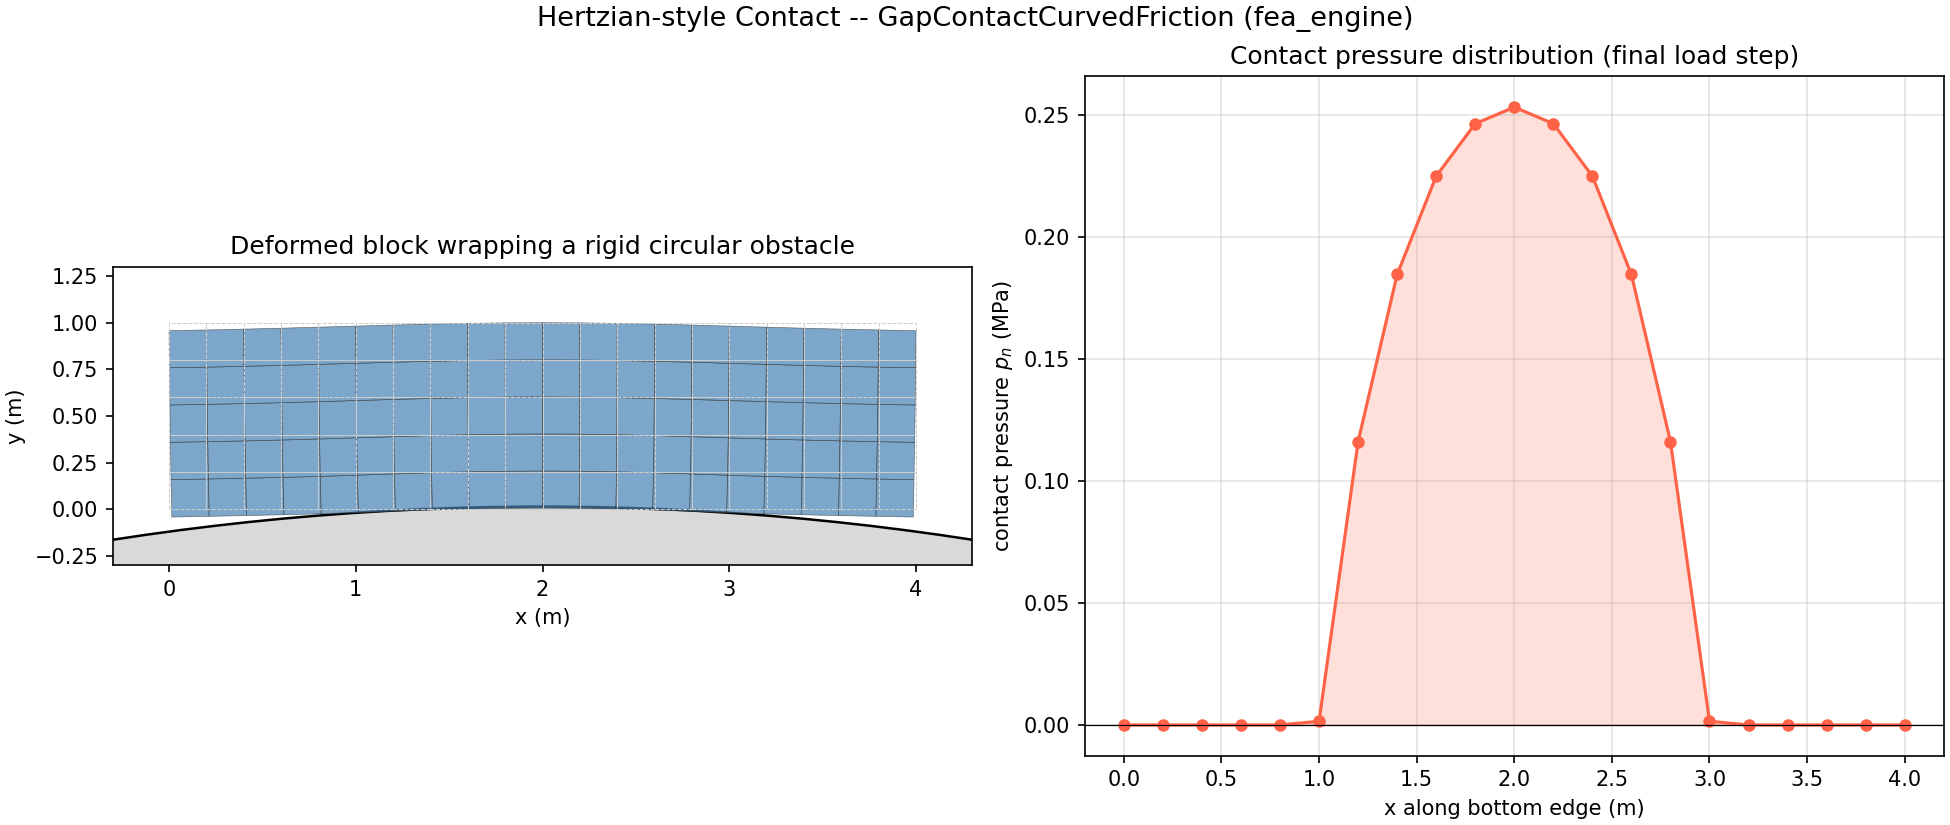

Source code (Python):
"""
fea_03_hertzian_contact.py -- Example Gallery: an elastic block pressed
onto a rigid circular obstacle, using GapContactCurvedFriction
(elements/contact.py) attached to every bottom-row node -- mirrors
TensorMesh's Example Gallery / Solid Mechanics / Hertzian Contact
page.

Each bottom node gets its own contact element referencing the SAME
circle (center, R); the bulk block is an ordinary Quad4PlaneStress
mesh whose linear internal_force()=K@u (the base Element class's
generic default) combines with the contact elements' genuinely
nonlinear status-switch force through solve_nonlinear_static() --
the same fes.add_contact_element()/solve_nonlinear_static() pattern
tests/test_contact.py's own validated Check 3 uses, just on a mesh
instead of a single truss.

Panel 1: deformed block wrapping around the circular obstacle.
Panel 2: contact pressure (pn, at converged equilibrium) along the
bottom edge -- the classic Hertzian-contact pressure-distribution
shape (peaked under the obstacle, tapering to zero at the contact
patch edges). This is the element's own penalty-law pressure, not a
claim of quantitative agreement with analytical Hertz theory (a
different, non-penalty contact formulation) -- the SHAPE is the
point, and is checked against zero force outside the patch, not
against a closed-form Hertz pressure profile.
"""
import numpy as np
import matplotlib.pyplot as plt
from matplotlib.patches import Circle
from matplotlib.collections import PolyCollection, LineCollection

from fea_engine import elements as elmod
from fea_engine.solver import FESystem
from fea_engine.mesh import rectangle_mesh
from fea_engine.material import Material, D_plane_stress
from fea_engine import nonlinear_solver as nls

STEEL = Material(E=8.0e7, nu=0.45, rho=1200.0)   # soft rubber-like, for a visible contact patch
LX, LY = 4.0, 1.0
NX, NY = 20, 5
R_OBSTACLE = 15.0
INITIAL_PENETRATION = 0.015   # pre-penetration at x=LX/2 so contact is active at u=0, avoiding a pre-contact rigid-body mode in y
K_P, K_T, MU = 3.0e7, 1.5e7, 0.3


def main():
    mesh = rectangle_mesh(Lx=LX, Ly=LY, nx=NX, ny=NY)
    D = D_plane_stress(STEEL)
    fs = FESystem(mesh, elmod.Quad4PlaneStress())

    top = mesh.nodes_on_line(axis=1, value=LY)
    for n in top:
        fs.fix_dofs([n], [0])                      # top edge: roller (x fixed)
        fs.add_nodal_force([n], 1, -1.8e6 / len(top))   # pushed straight down

    bottom = sorted(mesh.nodes_on_line(axis=0, value=0.0)) if False else None
    bottom = mesh.nodes_on_line(axis=1, value=0.0)
    center = np.array([LX / 2.0, -(R_OBSTACLE - INITIAL_PENETRATION)])
    ce = elmod.GapContactCurvedFriction()
    for n in bottom:
        fs.add_contact_element(ce, [n], (K_P, K_T, MU, center, R_OBSTACLE))

    load_factors, U_hist = nls.solve_nonlinear_static(fs, D, n_steps=40, tol=1e-3, max_iter=60)
    U = U_hist[-1]

    # ---- recover final contact pressure at every bottom node ----
    pressures = []
    for n in bottom:
        elem_coords = mesh.nodes[[n]]
        g = fs._global_dofs([n])
        u_elem = U[g]
        r = ce._trial(elem_coords, u_elem, (K_P, K_T, MU, center, R_OBSTACLE), ce.init_state())
        pressures.append(r["pn"] if r["active"] else 0.0)
    pressures = np.array(pressures)
    x_bottom = mesh.nodes[bottom, 0]

    fig, (ax1, ax2) = plt.subplots(1, 2, figsize=(13, 5.5), constrained_layout=True)

    # ---- Panel 1: deformed shape wrapping the obstacle ----
    undeformed = mesh.nodes[mesh.elements]
    ax1.add_collection(LineCollection([np.vstack([q, q[0]]) for q in undeformed],
                                       colors='0.8', linewidths=0.5, linestyles='dashed'))
    disp = np.zeros_like(mesh.nodes)
    for n in range(len(mesh.nodes)):
        disp[n] = U[fs._global_dofs([n])]
    deformed_nodes = mesh.nodes + disp
    quads = deformed_nodes[mesh.elements]
    pc = PolyCollection(quads, facecolor='steelblue', alpha=0.7, edgecolors='0.2', linewidths=0.3)
    ax1.add_collection(pc)
    circ = Circle(center, R_OBSTACLE, facecolor='0.85', edgecolor='k', linewidth=1.2, zorder=0)
    ax1.add_patch(circ)
    ax1.set_xlim(-0.3, LX + 0.3)
    ax1.set_ylim(-0.3, LY + 0.3)
    ax1.set_aspect('equal')
    ax1.set_title('Deformed block wrapping a rigid circular obstacle')
    ax1.set_xlabel('x (m)'); ax1.set_ylabel('y (m)')

    # ---- Panel 2: contact pressure distribution along the bottom edge ----
    ax2.plot(x_bottom, pressures / 1e6, 'o-', color='tomato', markersize=5)
    ax2.fill_between(x_bottom, 0, pressures / 1e6, color='tomato', alpha=0.2)
    ax2.set_xlabel('x along bottom edge (m)')
    ax2.set_ylabel('contact pressure $p_n$ (MPa)')
    ax2.set_title('Contact pressure distribution (final load step)')
    ax2.grid(True, alpha=0.35)
    ax2.axhline(0, color='k', linewidth=0.6)

    fig.suptitle('Hertzian-style Contact -- GapContactCurvedFriction (fea_engine)', fontsize=13)
    fig.savefig('fea_03_hertzian_contact.png', dpi=150)
    print("Saved fea_03_hertzian_contact.png")
    n_active = np.sum(pressures > 0)
    print(f"Converged {len(load_factors)-1} load steps; {n_active}/{len(bottom)} bottom nodes "
          f"in contact at final load, peak pressure {pressures.max()/1e6:.2f} MPa")


if __name__ == "__main__":
    main()
